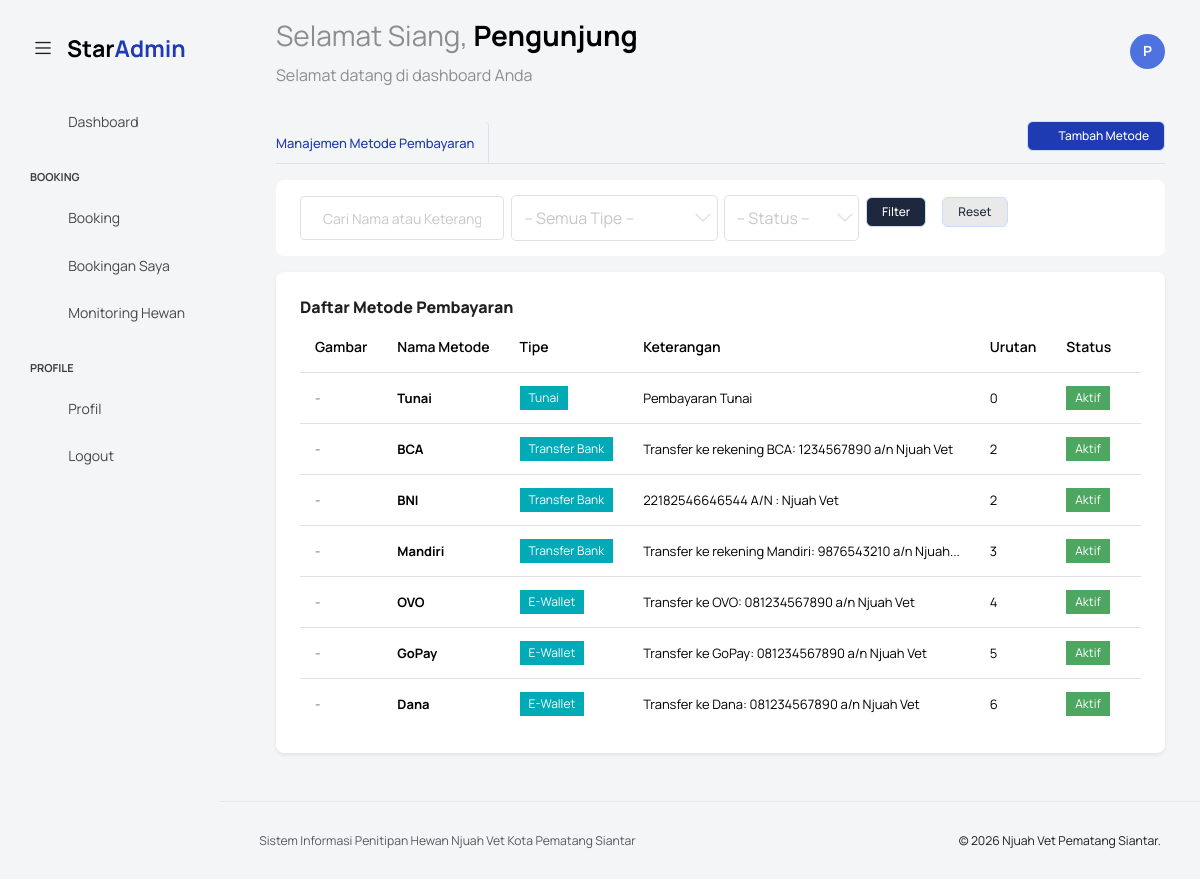
Page /metode_pembayaran/index.php on the committed database.
### tables this page shows
CREATE TABLE `metode_pembayaran` (
  `id_metode` int(11) NOT NULL,
  `nama_metode` varchar(50) NOT NULL COMMENT 'QRIS, BCA, Mandiri, OVO, GoPay, dll',
  `tipe_metode` enum('QRIS','Transfer Bank','E-Wallet','Tunai') NOT NULL,
  `keterangan` text DEFAULT NULL COMMENT 'Deskripsi / instruksi pembayaran',
  `gambar_metode` varchar(255) DEFAULT NULL COMMENT 'Path/URL gambar QRIS atau logo bank',
  `is_active` tinyint(1) NOT NULL DEFAULT 1 COMMENT '1 = aktif, 0 = nonaktif',
  `urutan` int(11) DEFAULT 0,
  `created_at` datetime DEFAULT current_timestamp(),
  `updated_at` datetime DEFAULT current_timestamp() ON UPDATE current_timestamp()
);

### metode_pembayaran/index.php (the view, shortened to what this page needs)
<?php
require '../templates/header.php';
require '../templates/navbar.php';
require '../templates/sidebar.php';
$search = mysqli_real_escape_string($koneksi, $_GET['search'] ?? '');
$where_clauses = ["is_active = 1"];
$where_sql = implode(' AND ', $where_clauses);
$query = "SELECT * FROM metode_pembayaran WHERE $where_sql ORDER BY urutan ASC, id_metode ASC";
$result = mysqli_query($koneksi, $query);
?>
<div class="main-panel">
    <div class="content-wrapper">
        <div class="row">
            <div class="col-sm-12">
                <div class="home-tab">
                    <div class="d-sm-flex align-items-center justify-content-between border-bottom mb-3">
                        <ul class="nav nav-tabs" role="tablist">
                            <li class="nav-item">
                                <a class="nav-link active ps-0" id="home-tab" data-bs-toggle="tab" href="#overview" role="tab" aria-selected="true">Manajemen Metode Pembayaran</a>
                            </li>
                        </ul>
                        <div>
                            <div class="btn-wrapper">
                                <a href="tambah.php" class="btn btn-primary text-white me-0">
                                    <i class="mdi mdi-plus-box"></i> Tambah Metode
                                </a>
                            </div>
                        </div>
                    </div>
                    <div class="card card-rounded mb-3">
                        <div class="card-body py-3">
                            <form method="GET" action="index.php" class="row g-2 align-items-center">
                                <div class="col-sm-3">
                                    <input type="text" name="search" class="form-control" placeholder="Cari Nama atau Keterangan..." value="<?= htmlspecialchars($search); ?>">
                                </div>
                                <div class="col-sm-3">
                                    <select name="tipe" class="form-select">
                                        <option value="">-- Semua Tipe --</option>
                                    </select>
                                </div>
                                <div class="col-sm-2">
                                    <select name="status" class="form-select">
                                        <option value="">-- Status --</option>
                                    </select>
                                </div>
                                <div class="col-sm-2 d-flex gap-1">
                                    <button type="submit" class="btn btn-dark text-white w-100">Filter</button>
                                    <a href="index.php" class="btn btn-light">Reset</a>
                                </div>
                            </form>
                        </div>
                    </div>
                    <div class="row">
                        <div class="col-12 grid-margin stretch-card">
                            <div class="card card-rounded shadow-sm">
                                <div class="card-body">
                                    <h4 class="card-title card-title-dash">Daftar Metode Pembayaran</h4>
                                    <div class="table-responsive mt-1">
                                        <table class="table table-hover table-sm" style="font-size:14px;">
                                            <thead>
                                                <tr>
                                                    <th style="width: 80px;">Gambar</th>
                                                    <th>Nama Metode</th>
                                                    <th>Tipe</th>
                                                    <th>Keterangan</th>
                                                    <th>Urutan</th>
                                                    <th>Status</th>
                                                    <th class="text-center">Aksi</th>
                                                </tr>
                                            </thead>
                                            <tbody>
                                                <?php if (mysqli_num_rows($result) > 0): ?>
                                                    <?php while ($row = mysqli_fetch_assoc($result)): ?>
                                                        <tr>
                                                            <td>
                                                                <?php if (!empty($row['gambar_metode'])): ?>
                                                                    <img src="../uploads/metode_pembayaran/<?= $row['gambar_metode']; ?>"
                                                                         alt="Gambar"
                                                                         style="width: 50px; height: 50px; object-fit: contain; border-radius: 4px; border: 1px solid #eef2f5; background-color: #fff;">
                                                                <?php else: ?>
                                                                    <span class="text-muted">-</span>
                                                                <?php endif; ?>
                                                            </td>
                                                            <td><strong><?= htmlspecialchars($row['nama_metode']); ?></strong></td>
                                                            <td><span class="badge bg-info"><?= htmlspecialchars($row['tipe_metode']); ?></span></td>
                                                            <td><?= htmlspecialchars(substr($row['keterangan'] ?? '-', 0, 50)) . (strlen($row['keterangan'] ?? '') > 50 ? '...' : ''); ?></td>
                                                            <td><?= $row['urutan']; ?></td>
                                                            <td>
                                                                <?php if ($row['is_active'] == 1): ?>
                                                                    <span class="badge bg-success">Aktif</span>
                                                                <?php else: ?>
                                                                    <span class="badge bg-danger">Nonaktif</span>
                                                                <?php endif; ?>
                                                            </td>
                                                            <td class="text-center">
                                                            </td>
                                                        </tr>
                                                    <?php endwhile; ?>
                                                <?php endif; ?>
                                            </tbody>
                                        </table>
                                    </div>
                                </div>
                            </div>
                        </div>
                    </div>
                </div>
            </div>
        </div>
    </div>
    <?php require '../templates/footer.php'; ?>

### rows in the picture
metode_pembayaran: nama_metode "Tunai", tipe_metode "Tunai", keterangan "Pembayaran Tunai", urutan "0", is_active "Aktif"
metode_pembayaran: nama_metode "BCA", tipe_metode "Transfer Bank", keterangan "Transfer ke rekening BCA: 1234567890 a/n Njuah Vet", urutan "2", is_active "Aktif"
metode_pembayaran: nama_metode "BNI", tipe_metode "Transfer Bank", keterangan "22182546646544 A/N : Njuah Vet", urutan "2", is_active "Aktif"
metode_pembayaran: nama_metode "Mandiri", tipe_metode "Transfer Bank", keterangan "Transfer ke rekening Mandiri: 9876543210 a/n Njuah", urutan "3", is_active "Aktif"
metode_pembayaran: nama_metode "OVO", tipe_metode "E-Wallet", keterangan "Transfer ke OVO: 081234567890 a/n Njuah Vet", urutan "4", is_active "Aktif"
metode_pembayaran: nama_metode "GoPay", tipe_metode "E-Wallet", keterangan "Transfer ke GoPay: 081234567890 a/n Njuah Vet", urutan "5", is_active "Aktif"
metode_pembayaran: nama_metode "Dana", tipe_metode "E-Wallet", keterangan "Transfer ke Dana: 081234567890 a/n Njuah Vet", urutan "6", is_active "Aktif"

### other values in the picture
$sapaan "Selamat Siang"
$nama_user "Pengunjung"
$inisial "P"
